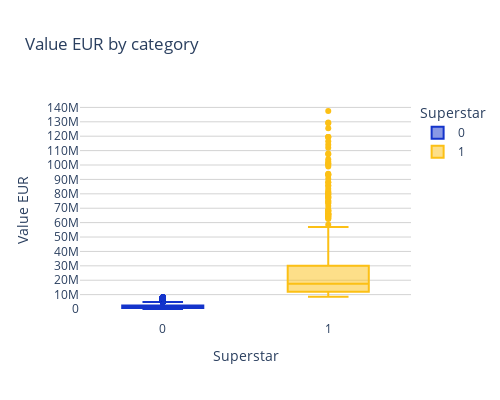

Here is the notebook cell this chart was saved with:
### Code cell
fig = px.box(
    df,
    x="is_superstar",
    y="value_eur",
    color="is_superstar",
    title="Value EUR by category",
    color_discrete_sequence=[utils.COLORS_DICT["blue"], utils.COLORS_DICT["yellow"]],
)
fig.update_layout(
    width=500,
    height=400,
    plot_bgcolor="white",
    yaxis=dict(gridcolor="lightgray"),
    legend_title_text="Superstar",
    xaxis_title="Superstar",
    yaxis_title="Value EUR",
)
fig.update_yaxes(tick0=0, dtick=1e7)
fig.show()

### Figure 1 — Plotly figure (JSON) as saved in the notebook; plotly's stock layout.template omitted (floating-point values rounded to 4 significant figures; data arrays with more than 128 entries replaced by an {"elided": "..."} marker saying what was removed)
{"data": [{"alignmentgroup": "True", "hovertemplate": "is_superstar=%{x}<br>value_eur=%{y}<extra></extra>", "legendgroup": "0", "marker": {"color": "#1434CB"}, "name": "0", "notched": false, "offsetgroup": "0", "orientation": "v", "showlegend": true, "type": "box", "x": {"elided": "5133 int values"}, "x0": " ", "xaxis": "x", "y": {"elided": "5133 int values"}, "y0": " ", "yaxis": "y"}, {"alignmentgroup": "True", "hovertemplate": "is_superstar=%{x}<br>value_eur=%{y}<extra></extra>", "legendgroup": "1", "marker": {"color": "#FCC015"}, "name": "1", "notched": false, "offsetgroup": "1", "orientation": "v", "showlegend": true, "type": "box", "x": {"elided": "835 int values"}, "x0": " ", "xaxis": "x", "y": {"elided": "835 int values"}, "y0": " ", "yaxis": "y"}], "layout": {"boxmode": "overlay", "height": 400, "legend": {"title": {"text": "Superstar"}, "tracegroupgap": 0}, "plot_bgcolor": "white", "title": {"text": "Value EUR by category"}, "width": 500, "xaxis": {"anchor": "y", "categoryarray": [0, 1], "categoryorder": "array", "domain": [0, 1], "title": {"text": "Superstar"}}, "yaxis": {"anchor": "x", "domain": [0, 1], "dtick": 10000000, "gridcolor": "lightgray", "tick0": 0, "title": {"text": "Value EUR"}}}}
